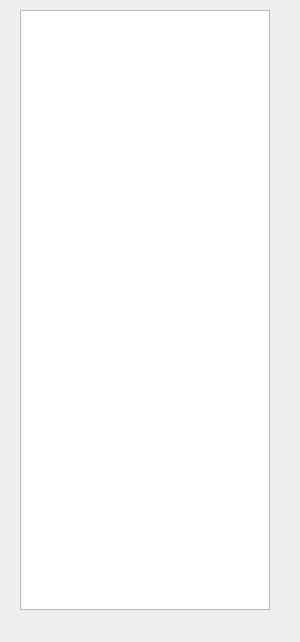
<?xml version="1.0" encoding="UTF-8"?>
<ui version="4.0">
 <class>saveData</class>
 <widget class="QDialog" name="saveData">
  <property name="geometry">
   <rect>
    <x>0</x>
    <y>0</y>
    <width>300</width>
    <height>642</height>
   </rect>
  </property>
  <property name="maximumSize">
   <size>
    <width>300</width>
    <height>700</height>
   </size>
  </property>
  <property name="windowTitle">
   <string>Dialog</string>
  </property>
  <widget class="QTableWidget" name="tableData">
   <property name="geometry">
    <rect>
     <x>20</x>
     <y>10</y>
     <width>250</width>
     <height>600</height>
    </rect>
   </property>
   <property name="minimumSize">
    <size>
     <width>250</width>
     <height>600</height>
    </size>
   </property>
   <property name="maximumSize">
    <size>
     <width>250</width>
     <height>600</height>
    </size>
   </property>
  </widget>
 </widget>
 <resources/>
 <connections/>
</ui>
